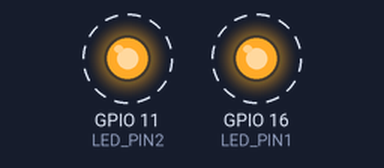
A program run on a simulated Raspberry Pi (BCM pin numbers). On the bench: output pins drawn as LEDs (lit = HIGH). Dashed ring = blinking. The clock reads 2024-03-15 10:24:30 at power-on unless the program sets it.

Above: at 0.4 s.
Timing chart, 0 to 5.8 s (numbered marks = the images above):
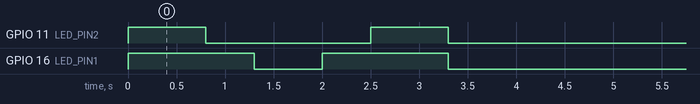

The program:

opdracht3.py
```python
import RPi.GPIO as GPIO
import time

# definieer pinnen
LED_PIN1 = 16
LED_PIN2 = 11

GPIO.setmode(GPIO.BCM)
# zet pinnen als output
GPIO.setup(LED_PIN1, GPIO.OUT)
GPIO.setup(LED_PIN2, GPIO.OUT)

while True:
    # verstreken tijd in milliseconden
    milliseconds = int(round(time.time() * 1000))
    # aan bij totaal knipper tijd
    if milliseconds % 2000 == 0:
        GPIO.output(LED_PIN1, GPIO.HIGH)
    if milliseconds % 2500 == 0:
        GPIO.output(LED_PIN2, GPIO.HIGH)
    # uit na zoveel miliseconden voorbij totale knippertijd
    if milliseconds % 2000 == 1300:
        GPIO.output(LED_PIN1, GPIO.LOW)
    if milliseconds % 2500 == 800:
        GPIO.output(LED_PIN2, GPIO.LOW)
```

Measured:
- by itself, GPIO 11 (LED_PIN2): alternates HIGH for 0.80 s and LOW for 1.7 s, 4 changes in all, then stays LOW
- by itself, GPIO 16 (LED_PIN1): alternates HIGH for 1.3 s and LOW for 0.70 s, 4 changes in all, then stays LOW
